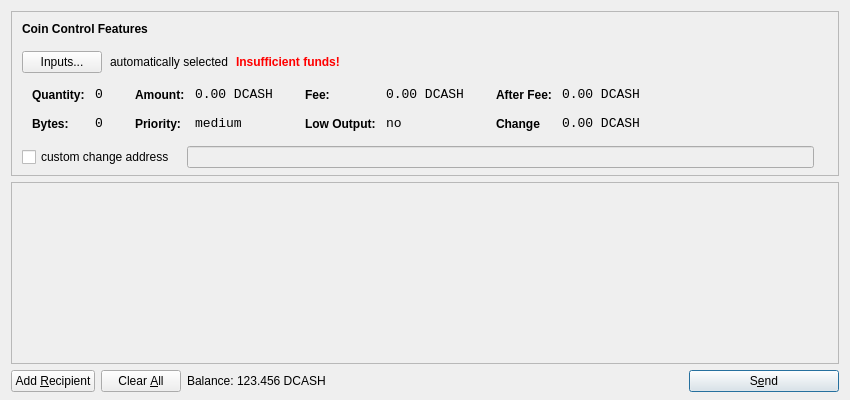
<?xml version="1.0" encoding="UTF-8"?>
<ui version="4.0">
 <class>SendCoinsDialog</class>
 <widget class="QDialog" name="SendCoinsDialog">
  <property name="geometry">
   <rect>
    <x>0</x>
    <y>0</y>
    <width>850</width>
    <height>400</height>
   </rect>
  </property>
  <property name="windowTitle">
   <string>Send Coins</string>
  </property>
  <layout class="QVBoxLayout" name="verticalLayout" stretch="0,1,0">
   <property name="bottomMargin">
    <number>8</number>
   </property>
   <item>
    <widget class="QFrame" name="frameCoinControl">
     <property name="sizePolicy">
      <sizepolicy hsizetype="Expanding" vsizetype="Expanding">
       <horstretch>0</horstretch>
       <verstretch>0</verstretch>
      </sizepolicy>
     </property>
     <property name="maximumSize">
      <size>
       <width>16777215</width>
       <height>16777215</height>
      </size>
     </property>
     <property name="frameShape">
      <enum>QFrame::StyledPanel</enum>
     </property>
     <property name="frameShadow">
      <enum>QFrame::Sunken</enum>
     </property>
     <layout class="QVBoxLayout" name="verticalLayoutCoinControl2">
      <property name="spacing">
       <number>-1</number>
      </property>
      <property name="leftMargin">
       <number>0</number>
      </property>
      <property name="topMargin">
       <number>0</number>
      </property>
      <property name="rightMargin">
       <number>0</number>
      </property>
      <property name="bottomMargin">
       <number>6</number>
      </property>
      <item>
       <layout class="QVBoxLayout" name="verticalLayoutCoinControl" stretch="0,0,0,0,1">
        <property name="spacing">
         <number>0</number>
        </property>
        <property name="leftMargin">
         <number>10</number>
        </property>
        <property name="topMargin">
         <number>10</number>
        </property>
        <item>
         <layout class="QHBoxLayout" name="horizontalLayoutCoinControl1">
          <property name="bottomMargin">
           <number>15</number>
          </property>
          <item>
           <widget class="QLabel" name="labelCoinControlFeatures">
            <property name="sizePolicy">
             <sizepolicy hsizetype="Preferred" vsizetype="Maximum">
              <horstretch>0</horstretch>
              <verstretch>0</verstretch>
             </sizepolicy>
            </property>
            <property name="font">
             <font>
              <weight>75</weight>
              <bold>true</bold>
             </font>
            </property>
            <property name="styleSheet">
             <string notr="true">font-weight:bold;</string>
            </property>
            <property name="text">
             <string>Coin Control Features</string>
            </property>
           </widget>
          </item>
         </layout>
        </item>
        <item>
         <layout class="QHBoxLayout" name="horizontalLayoutCoinControl2" stretch="0,0,0,0">
          <property name="spacing">
           <number>8</number>
          </property>
          <property name="bottomMargin">
           <number>10</number>
          </property>
          <item>
           <widget class="QPushButton" name="pushButtonCoinControl">
            <property name="styleSheet">
             <string notr="true"/>
            </property>
            <property name="text">
             <string>Inputs...</string>
            </property>
           </widget>
          </item>
          <item>
           <widget class="QLabel" name="labelCoinControlAutomaticallySelected">
            <property name="text">
             <string>automatically selected</string>
            </property>
            <property name="margin">
             <number>5</number>
            </property>
           </widget>
          </item>
          <item>
           <widget class="QLabel" name="labelCoinControlInsuffFunds">
            <property name="font">
             <font>
              <weight>75</weight>
              <bold>true</bold>
             </font>
            </property>
            <property name="styleSheet">
             <string notr="true">color:red;font-weight:bold;</string>
            </property>
            <property name="text">
             <string>Insufficient funds!</string>
            </property>
            <property name="margin">
             <number>5</number>
            </property>
           </widget>
          </item>
          <item>
           <spacer name="horizontalSpacerCoinControl">
            <property name="orientation">
             <enum>Qt::Horizontal</enum>
            </property>
            <property name="sizeHint" stdset="0">
             <size>
              <width>40</width>
              <height>1</height>
             </size>
            </property>
           </spacer>
          </item>
         </layout>
        </item>
        <item>
         <widget class="QWidget" name="widgetCoinControl" native="true">
          <property name="sizePolicy">
           <sizepolicy hsizetype="Preferred" vsizetype="Preferred">
            <horstretch>0</horstretch>
            <verstretch>0</verstretch>
           </sizepolicy>
          </property>
          <property name="minimumSize">
           <size>
            <width>0</width>
            <height>0</height>
           </size>
          </property>
          <property name="styleSheet">
           <string notr="true"/>
          </property>
          <layout class="QHBoxLayout" name="horizontalLayoutCoinControl5">
           <property name="margin">
            <number>0</number>
           </property>
           <item>
            <layout class="QHBoxLayout" name="horizontalLayoutCoinControl3" stretch="0,0,0,1">
             <property name="spacing">
              <number>20</number>
             </property>
             <property name="topMargin">
              <number>0</number>
             </property>
             <property name="bottomMargin">
              <number>10</number>
             </property>
             <item>
              <layout class="QFormLayout" name="formLayoutCoinControl1">
               <property name="horizontalSpacing">
                <number>10</number>
               </property>
               <property name="verticalSpacing">
                <number>14</number>
               </property>
               <property name="leftMargin">
                <number>10</number>
               </property>
               <property name="topMargin">
                <number>4</number>
               </property>
               <property name="rightMargin">
                <number>6</number>
               </property>
               <item row="0" column="0">
                <widget class="QLabel" name="labelCoinControlQuantityText">
                 <property name="styleSheet">
                  <string notr="true">font-weight:bold;</string>
                 </property>
                 <property name="text">
                  <string>Quantity:</string>
                 </property>
                 <property name="margin">
                  <number>0</number>
                 </property>
                </widget>
               </item>
               <item row="0" column="1">
                <widget class="QLabel" name="labelCoinControlQuantity">
                 <property name="font">
                  <font>
                   <family>Monospace</family>
                   <pointsize>10</pointsize>
                  </font>
                 </property>
                 <property name="cursor">
                  <cursorShape>IBeamCursor</cursorShape>
                 </property>
                 <property name="contextMenuPolicy">
                  <enum>Qt::ActionsContextMenu</enum>
                 </property>
                 <property name="text">
                  <string>0</string>
                 </property>
                 <property name="margin">
                  <number>0</number>
                 </property>
                 <property name="textInteractionFlags">
                  <set>Qt::LinksAccessibleByMouse|Qt::TextSelectableByKeyboard|Qt::TextSelectableByMouse</set>
                 </property>
                </widget>
               </item>
               <item row="1" column="0">
                <widget class="QLabel" name="labelCoinControlBytesText">
                 <property name="styleSheet">
                  <string notr="true">font-weight:bold;</string>
                 </property>
                 <property name="text">
                  <string>Bytes:</string>
                 </property>
                </widget>
               </item>
               <item row="1" column="1">
                <widget class="QLabel" name="labelCoinControlBytes">
                 <property name="font">
                  <font>
                   <family>Monospace</family>
                   <pointsize>10</pointsize>
                  </font>
                 </property>
                 <property name="cursor">
                  <cursorShape>IBeamCursor</cursorShape>
                 </property>
                 <property name="contextMenuPolicy">
                  <enum>Qt::ActionsContextMenu</enum>
                 </property>
                 <property name="text">
                  <string>0</string>
                 </property>
                 <property name="textInteractionFlags">
                  <set>Qt::LinksAccessibleByMouse|Qt::TextSelectableByKeyboard|Qt::TextSelectableByMouse</set>
                 </property>
                </widget>
               </item>
              </layout>
             </item>
             <item>
              <layout class="QFormLayout" name="formLayoutCoinControl2">
               <property name="horizontalSpacing">
                <number>10</number>
               </property>
               <property name="verticalSpacing">
                <number>14</number>
               </property>
               <property name="leftMargin">
                <number>6</number>
               </property>
               <property name="topMargin">
                <number>4</number>
               </property>
               <property name="rightMargin">
                <number>6</number>
               </property>
               <item row="0" column="0">
                <widget class="QLabel" name="labelCoinControlAmountText">
                 <property name="styleSheet">
                  <string notr="true">font-weight:bold;</string>
                 </property>
                 <property name="text">
                  <string>Amount:</string>
                 </property>
                 <property name="margin">
                  <number>0</number>
                 </property>
                </widget>
               </item>
               <item row="0" column="1">
                <widget class="QLabel" name="labelCoinControlAmount">
                 <property name="font">
                  <font>
                   <family>Monospace</family>
                   <pointsize>10</pointsize>
                  </font>
                 </property>
                 <property name="cursor">
                  <cursorShape>IBeamCursor</cursorShape>
                 </property>
                 <property name="contextMenuPolicy">
                  <enum>Qt::ActionsContextMenu</enum>
                 </property>
                 <property name="text">
                  <string>0.00 DCASH</string>
                 </property>
                 <property name="textInteractionFlags">
                  <set>Qt::LinksAccessibleByMouse|Qt::TextSelectableByKeyboard|Qt::TextSelectableByMouse</set>
                 </property>
                </widget>
               </item>
               <item row="1" column="0">
                <widget class="QLabel" name="labelCoinControlPriorityText">
                 <property name="styleSheet">
                  <string notr="true">font-weight:bold;</string>
                 </property>
                 <property name="text">
                  <string>Priority:</string>
                 </property>
                </widget>
               </item>
               <item row="1" column="1">
                <widget class="QLabel" name="labelCoinControlPriority">
                 <property name="font">
                  <font>
                   <family>Monospace</family>
                   <pointsize>10</pointsize>
                  </font>
                 </property>
                 <property name="cursor">
                  <cursorShape>IBeamCursor</cursorShape>
                 </property>
                 <property name="contextMenuPolicy">
                  <enum>Qt::ActionsContextMenu</enum>
                 </property>
                 <property name="text">
                  <string>medium</string>
                 </property>
                 <property name="textInteractionFlags">
                  <set>Qt::LinksAccessibleByMouse|Qt::TextSelectableByKeyboard|Qt::TextSelectableByMouse</set>
                 </property>
                </widget>
               </item>
              </layout>
             </item>
             <item>
              <layout class="QFormLayout" name="formLayoutCoinControl3">
               <property name="horizontalSpacing">
                <number>10</number>
               </property>
               <property name="verticalSpacing">
                <number>14</number>
               </property>
               <property name="leftMargin">
                <number>6</number>
               </property>
               <property name="topMargin">
                <number>4</number>
               </property>
               <property name="rightMargin">
                <number>6</number>
               </property>
               <item row="0" column="0">
                <widget class="QLabel" name="labelCoinControlFeeText">
                 <property name="styleSheet">
                  <string notr="true">font-weight:bold;</string>
                 </property>
                 <property name="text">
                  <string>Fee:</string>
                 </property>
                 <property name="margin">
                  <number>0</number>
                 </property>
                </widget>
               </item>
               <item row="0" column="1">
                <widget class="QLabel" name="labelCoinControlFee">
                 <property name="font">
                  <font>
                   <family>Monospace</family>
                   <pointsize>10</pointsize>
                  </font>
                 </property>
                 <property name="cursor">
                  <cursorShape>IBeamCursor</cursorShape>
                 </property>
                 <property name="contextMenuPolicy">
                  <enum>Qt::ActionsContextMenu</enum>
                 </property>
                 <property name="text">
                  <string>0.00 DCASH</string>
                 </property>
                 <property name="textInteractionFlags">
                  <set>Qt::LinksAccessibleByMouse|Qt::TextSelectableByKeyboard|Qt::TextSelectableByMouse</set>
                 </property>
                </widget>
               </item>
               <item row="1" column="0">
                <widget class="QLabel" name="labelCoinControlLowOutputText">
                 <property name="styleSheet">
                  <string notr="true">font-weight:bold;</string>
                 </property>
                 <property name="text">
                  <string>Low Output:</string>
                 </property>
                </widget>
               </item>
               <item row="1" column="1">
                <widget class="QLabel" name="labelCoinControlLowOutput">
                 <property name="font">
                  <font>
                   <family>Monospace</family>
                   <pointsize>10</pointsize>
                  </font>
                 </property>
                 <property name="cursor">
                  <cursorShape>IBeamCursor</cursorShape>
                 </property>
                 <property name="contextMenuPolicy">
                  <enum>Qt::ActionsContextMenu</enum>
                 </property>
                 <property name="text">
                  <string>no</string>
                 </property>
                 <property name="textInteractionFlags">
                  <set>Qt::LinksAccessibleByMouse|Qt::TextSelectableByKeyboard|Qt::TextSelectableByMouse</set>
                 </property>
                </widget>
               </item>
              </layout>
             </item>
             <item>
              <layout class="QFormLayout" name="formLayoutCoinControl4">
               <property name="horizontalSpacing">
                <number>10</number>
               </property>
               <property name="verticalSpacing">
                <number>14</number>
               </property>
               <property name="leftMargin">
                <number>6</number>
               </property>
               <property name="topMargin">
                <number>4</number>
               </property>
               <property name="rightMargin">
                <number>6</number>
               </property>
               <item row="0" column="0">
                <widget class="QLabel" name="labelCoinControlAfterFeeText">
                 <property name="styleSheet">
                  <string notr="true">font-weight:bold;</string>
                 </property>
                 <property name="text">
                  <string>After Fee:</string>
                 </property>
                 <property name="margin">
                  <number>0</number>
                 </property>
                </widget>
               </item>
               <item row="0" column="1">
                <widget class="QLabel" name="labelCoinControlAfterFee">
                 <property name="font">
                  <font>
                   <family>Monospace</family>
                   <pointsize>10</pointsize>
                  </font>
                 </property>
                 <property name="cursor">
                  <cursorShape>IBeamCursor</cursorShape>
                 </property>
                 <property name="contextMenuPolicy">
                  <enum>Qt::ActionsContextMenu</enum>
                 </property>
                 <property name="text">
                  <string>0.00 DCASH</string>
                 </property>
                 <property name="textInteractionFlags">
                  <set>Qt::LinksAccessibleByMouse|Qt::TextSelectableByKeyboard|Qt::TextSelectableByMouse</set>
                 </property>
                </widget>
               </item>
               <item row="1" column="0">
                <widget class="QLabel" name="labelCoinControlChangeText">
                 <property name="styleSheet">
                  <string notr="true">font-weight:bold;</string>
                 </property>
                 <property name="text">
                  <string>Change</string>
                 </property>
                </widget>
               </item>
               <item row="1" column="1">
                <widget class="QLabel" name="labelCoinControlChange">
                 <property name="font">
                  <font>
                   <family>Monospace</family>
                   <pointsize>10</pointsize>
                  </font>
                 </property>
                 <property name="cursor">
                  <cursorShape>IBeamCursor</cursorShape>
                 </property>
                 <property name="contextMenuPolicy">
                  <enum>Qt::ActionsContextMenu</enum>
                 </property>
                 <property name="text">
                  <string>0.00 DCASH</string>
                 </property>
                 <property name="textInteractionFlags">
                  <set>Qt::LinksAccessibleByMouse|Qt::TextSelectableByKeyboard|Qt::TextSelectableByMouse</set>
                 </property>
                </widget>
               </item>
              </layout>
             </item>
            </layout>
           </item>
          </layout>
         </widget>
        </item>
        <item>
         <layout class="QHBoxLayout" name="horizontalLayoutCoinControl4" stretch="0,0,0">
          <property name="spacing">
           <number>12</number>
          </property>
          <property name="sizeConstraint">
           <enum>QLayout::SetDefaultConstraint</enum>
          </property>
          <property name="topMargin">
           <number>5</number>
          </property>
          <property name="rightMargin">
           <number>5</number>
          </property>
          <item>
           <widget class="QCheckBox" name="checkBoxCoinControlChange">
            <property name="text">
             <string>custom change address</string>
            </property>
           </widget>
          </item>
          <item>
           <widget class="QLineEdit" name="lineEditCoinControlChange">
            <property name="enabled">
             <bool>false</bool>
            </property>
            <property name="sizePolicy">
             <sizepolicy hsizetype="Expanding" vsizetype="Fixed">
              <horstretch>0</horstretch>
              <verstretch>0</verstretch>
             </sizepolicy>
            </property>
           </widget>
          </item>
          <item>
           <widget class="QLabel" name="labelCoinControlChangeLabel">
            <property name="sizePolicy">
             <sizepolicy hsizetype="Preferred" vsizetype="Expanding">
              <horstretch>0</horstretch>
              <verstretch>0</verstretch>
             </sizepolicy>
            </property>
            <property name="minimumSize">
             <size>
              <width>0</width>
              <height>0</height>
             </size>
            </property>
            <property name="text">
             <string/>
            </property>
            <property name="margin">
             <number>3</number>
            </property>
           </widget>
          </item>
         </layout>
        </item>
        <item>
         <spacer name="verticalSpacerCoinControl">
          <property name="orientation">
           <enum>Qt::Vertical</enum>
          </property>
          <property name="sizeHint" stdset="0">
           <size>
            <width>800</width>
            <height>1</height>
           </size>
          </property>
         </spacer>
        </item>
       </layout>
      </item>
     </layout>
    </widget>
   </item>
   <item>
    <widget class="QScrollArea" name="scrollArea">
     <property name="widgetResizable">
      <bool>true</bool>
     </property>
     <widget class="QWidget" name="scrollAreaWidgetContents">
      <property name="geometry">
       <rect>
        <x>0</x>
        <y>0</y>
        <width>830</width>
        <height>165</height>
       </rect>
      </property>
      <layout class="QVBoxLayout" name="verticalLayout_2">
       <property name="margin">
        <number>0</number>
       </property>
       <item>
        <layout class="QVBoxLayout" name="entries">
         <property name="spacing">
          <number>6</number>
         </property>
        </layout>
       </item>
       <item>
        <spacer name="verticalSpacer">
         <property name="orientation">
          <enum>Qt::Vertical</enum>
         </property>
         <property name="sizeHint" stdset="0">
          <size>
           <width>20</width>
           <height>40</height>
          </size>
         </property>
        </spacer>
       </item>
      </layout>
     </widget>
    </widget>
   </item>
   <item>
    <layout class="QHBoxLayout" name="horizontalLayout">
     <item>
      <widget class="QPushButton" name="addButton">
       <property name="toolTip">
        <string>Send to multiple recipients at once</string>
       </property>
       <property name="text">
        <string>Add &amp;Recipient</string>
       </property>
       <property name="icon">
        <iconset resource="../bitcoin.qrc">
         <normaloff>:/icons/add</normaloff>:/icons/add</iconset>
       </property>
       <property name="autoDefault">
        <bool>false</bool>
       </property>
      </widget>
     </item>
     <item>
      <widget class="QPushButton" name="clearButton">
       <property name="sizePolicy">
        <sizepolicy hsizetype="Minimum" vsizetype="Fixed">
         <horstretch>0</horstretch>
         <verstretch>0</verstretch>
        </sizepolicy>
       </property>
       <property name="toolTip">
        <string>Remove all transaction fields</string>
       </property>
       <property name="text">
        <string>Clear &amp;All</string>
       </property>
       <property name="icon">
        <iconset resource="../bitcoin.qrc">
         <normaloff>:/icons/remove</normaloff>:/icons/remove</iconset>
       </property>
       <property name="autoRepeatDelay">
        <number>300</number>
       </property>
       <property name="autoDefault">
        <bool>false</bool>
       </property>
      </widget>
     </item>
     <item>
      <layout class="QHBoxLayout" name="horizontalLayout_2">
       <property name="spacing">
        <number>3</number>
       </property>
       <item>
        <widget class="QLabel" name="label">
         <property name="sizePolicy">
          <sizepolicy hsizetype="Preferred" vsizetype="Fixed">
           <horstretch>0</horstretch>
           <verstretch>0</verstretch>
          </sizepolicy>
         </property>
         <property name="text">
          <string>Balance:</string>
         </property>
        </widget>
       </item>
       <item>
        <widget class="QLabel" name="labelBalance">
         <property name="sizePolicy">
          <sizepolicy hsizetype="Preferred" vsizetype="Fixed">
           <horstretch>0</horstretch>
           <verstretch>0</verstretch>
          </sizepolicy>
         </property>
         <property name="cursor">
          <cursorShape>IBeamCursor</cursorShape>
         </property>
         <property name="text">
          <string>123.456 DCASH</string>
         </property>
         <property name="textInteractionFlags">
          <set>Qt::LinksAccessibleByMouse|Qt::TextSelectableByKeyboard|Qt::TextSelectableByMouse</set>
         </property>
        </widget>
       </item>
      </layout>
     </item>
     <item>
      <spacer name="horizontalSpacer">
       <property name="orientation">
        <enum>Qt::Horizontal</enum>
       </property>
       <property name="sizeHint" stdset="0">
        <size>
         <width>40</width>
         <height>20</height>
        </size>
       </property>
      </spacer>
     </item>
     <item>
      <widget class="QPushButton" name="sendButton">
       <property name="minimumSize">
        <size>
         <width>150</width>
         <height>0</height>
        </size>
       </property>
       <property name="toolTip">
        <string>Confirm the send action</string>
       </property>
       <property name="text">
        <string>S&amp;end</string>
       </property>
       <property name="icon">
        <iconset resource="../bitcoin.qrc">
         <normaloff>:/icons/send</normaloff>:/icons/send</iconset>
       </property>
       <property name="default">
        <bool>true</bool>
       </property>
      </widget>
     </item>
    </layout>
   </item>
  </layout>
 </widget>
 <resources>
  <include location="../bitcoin.qrc"/>
 </resources>
 <connections/>
</ui>
